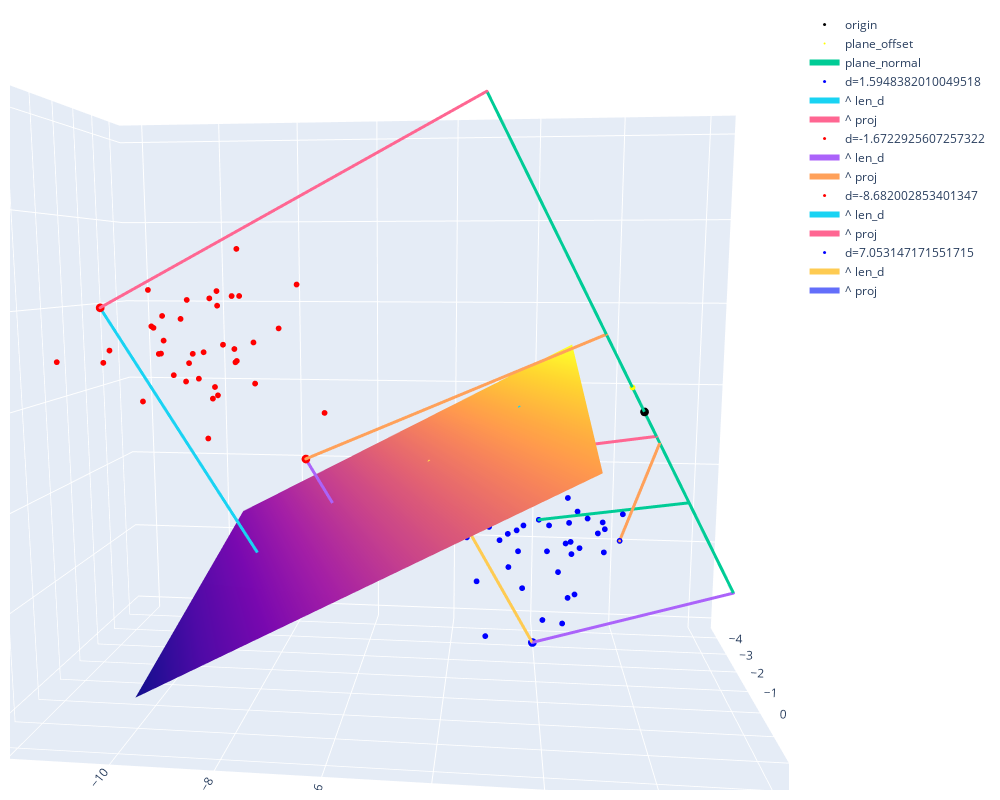

Source (notebook cell):
### Code cell
with ThreeDFigure() as fig: #trafo, back_trafo, swap_axes="xz"
    plane_offset = decision_plane.project([0,0,0]) #point where plane == plane.normal (plane doesn't need to go through [0,0,0])
    fig.add_markers([0,0,0], size=3, name="origin") #coordinate center
    fig.add_markers(plane_offset, name="plane_offset", color="yellow")
    fig.add_line(plane_offset+decision_plane.normal*minneg, plane_offset+decision_plane.normal*maxpos, name="plane_normal") 
    for point, side in zip(X, y):
        if trafo(point)[0] in [minneg, maxneg, minpos, maxpos]:
            fig.add_markers(point, color="blue" if side else "red", name="d="+str(trafo(point)[0]), size=3)
            fig.add_line(point, back_trafo([0, trafo(point)[1], trafo(point)[2]]), name="^ len_d",)            
            fig.add_line(point, ortho_projection_affine(point, decision_plane.normal), name="^ proj")
        else:
            fig.add_markers(point, color="blue" if side else "red", name=str(trafo(point)[0]), showlegend=False)
    xx, yy = make_meshgrid(minx=minx, miny=miny, maxx=maxx, maxy=maxy, margin=0.1)
    fig.add_surface(xx, yy, decision_plane.z) #decision hyperplane
    fig.add_sample_projections(X, decision_plane.normal, n_samples=3, showlegend=False)

### Figure 1 — Plotly figure (JSON) as saved in the notebook; plotly's stock layout.template omitted (floating-point values rounded to 4 significant figures; data arrays with more than 128 entries replaced by an {"elided": "..."} marker saying what was removed)
{"data": [{"marker": {"color": "black", "line": {"width": 0}, "size": 3}, "mode": "markers", "name": "origin", "type": "scatter3d", "x": [0], "y": [0], "z": [0]}, {"marker": {"color": "yellow", "line": {"width": 0}, "size": 2}, "mode": "markers", "name": "plane_offset", "type": "scatter3d", "x": [0.1046], "y": [-0.2674], "z": [0.5043]}, {"line": {"width": 6}, "marker": {"size": 1}, "name": "plane_normal", "type": "scatter3d", "x": [1.254, -0.8294], "y": [-3.208, 2.121], "z": [6.049, -4.0]}, {"marker": {"color": "blue", "line": {"width": 0}, "size": 2}, "mode": "markers", "name": "4.520023188449724", "showlegend": false, "type": "scatter3d", "x": [0.04201], "y": [-1.29], "z": [-3.848]}, {"marker": {"color": "blue", "line": {"width": 0}, "size": 3}, "mode": "markers", "name": "d=1.5948382010049518", "type": "scatter3d", "x": [-2.134], "y": [-1.905], "z": [-1.249]}, {"line": {"width": 6}, "marker": {"size": 1}, "name": "^ len_d", "type": "scatter3d", "x": [-2.134, -1.923], "y": [-1.905, -2.445], "z": [-1.249, -0.2301]}, {"line": {"width": 6}, "marker": {"size": 1}, "name": "^ proj", "type": "scatter3d", "x": [-2.134, -0.1066], "y": [-1.905, 0.2727], "z": [-1.249, -0.5142]}, {"marker": {"color": "blue", "line": {"width": 0}, "size": 2}, "mode": "markers", "name": "3.7300691127196957", "showlegend": false, "type": "scatter3d", "x": [-2.644], "y": [-2.291], "z": [-3.153]}, {"marker": {"color": "red", "line": {"width": 0}, "size": 2}, "mode": "markers", "name": "-5.7461348169214785", "showlegend": false, "type": "scatter3d", "x": [-1.84], "y": [-10.38], "z": [0.4023]}, {"marker": {"color": "red", "line": {"width": 0}, "size": 2}, "mode": "markers", "name": "-5.607594457911028", "showlegend": false, "type": "scatter3d", "x": [-1.616], "y": [-8.87], "z": [1.041]}, {"marker": {"color": "blue", "line": {"width": 0}, "size": 2}, "mode": "markers", "name": "2.4661681012892482", "showlegend": false, "type": "scatter3d", "x": [-1.608], "y": [-2.186], "z": [-2.244]}, {"marker": {"color": "blue", "line": {"width": 0}, "size": 2}, "mode": "markers", "name": "3.837687211394698", "showlegend": false, "type": "scatter3d", "x": [-1.723], "y": [-0.8964], "z": [-2.696]}, {"marker": {"color": "red", "line": {"width": 0}, "size": 2}, "mode": "markers", "name": "-3.8079088894978836", "showlegend": false, "type": "scatter3d", "x": [-0.7717], "y": [-9.265], "z": [-0.8654]}, {"marker": {"color": "blue", "line": {"width": 0}, "size": 2}, "mode": "markers", "name": "3.6737755631569775", "showlegend": false, "type": "scatter3d", "x": [-0.6713], "y": [-0.6319], "z": [-2.635]}, {"marker": {"color": "blue", "line": {"width": 0}, "size": 2}, "mode": "markers", "name": "3.4460343859268887", "showlegend": false, "type": "scatter3d", "x": [-1.598], "y": [-1.752], "z": [-2.844]}, {"marker": {"color": "red", "line": {"width": 0}, "size": 2}, "mode": "markers", "name": "-7.271758289060919", "showlegend": false, "type": "scatter3d", "x": [-1.876], "y": [-9.501], "z": [2.168]}, {"marker": {"color": "red", "line": {"width": 0}, "size": 2}, "mode": "markers", "name": "-6.020624994866978", "showlegend": false, "type": "scatter3d", "x": [1.305], "y": [-7.646], "z": [1.434]}, {"marker": {"color": "blue", "line": {"width": 0}, "size": 2}, "mode": "markers", "name": "3.4031853945352184", "showlegend": false, "type": "scatter3d", "x": [-0.5587], "y": [-2.654], "z": [-3.502]}, {"marker": {"color": "blue", "line": {"width": 0}, "size": 2}, "mode": "markers", "name": "3.49833052222182", "showlegend": false, "type": "scatter3d", "x": [-0.5371], "y": [-1.351], "z": [-2.896]}, {"marker": {"color": "blue", "line": {"width": 0}, "size": 2}, "mode": "markers", "name": "5.39942356448492", "showlegend": false, "type": "scatter3d", "x": [-2.428], "y": [-2.3], "z": [-4.615]}, {"marker": {"color": "red", "line": {"width": 0}, "size": 2}, "mode": "markers", "name": "-8.158316873882193", "showlegend": false, "type": "scatter3d", "x": [-2.189], "y": [-8.93], "z": [3.285]}, {"marker": {"color": "red", "line": {"width": 0}, "size": 2}, "mode": "markers", "name": "-7.365155216091425", "showlegend": false, "type": "scatter3d", "x": [-1.239], "y": [-10.6], "z": [1.532]}, {"marker": {"color": "red", "line": {"width": 0}, "size": 3}, "mode": "markers", "name": "d=-1.6722925607257322", "type": "scatter3d", "x": [-1.549], "y": [-7.25], "z": [-1.442]}, {"line": {"width": 6}, "marker": {"size": 1}, "name": "^ len_d", "type": "scatter3d", "x": [-1.549, -1.771], "y": [-7.25, -6.684], "z": [-1.442, -2.509]}, {"line": {"width": 6}, "marker": {"size": 1}, "name": "^ proj", "type": "scatter3d", "x": [-1.549, 0.326], "y": [-7.25, -0.8338], "z": [-1.442, 1.572]}, {"marker": {"color": "blue", "line": {"width": 0}, "size": 2}, "mode": "markers", "name": "3.1917948947222525", "showlegend": false, "type": "scatter3d", "x": [-1.658], "y": [-2.469], "z": [-2.997]}, {"marker": {"color": "red", "line": {"width": 0}, "size": 2}, "mode": "markers", "name": "-5.669719752491562", "showlegend": false, "type": "scatter3d", "x": [-0.7772], "y": [-10.73], "z": [-0.0647]}, {"marker": {"color": "blue", "line": {"width": 0}, "size": 2}, "mode": "markers", "name": "3.958598412977568", "showlegend": false, "type": "scatter3d", "x": [-0.2077], "y": [-0.6905], "z": [-3.003]}, {"marker": {"color": "red", "line": {"width": 0}, "size": 2}, "mode": "markers", "name": "-2.4474845200900743", "showlegend": false, "type": "scatter3d", "x": [-2.209], "y": [-6.931], "z": [-0.4799]}, {"marker": {"color": "red", "line": {"width": 0}, "size": 2}, "mode": "markers", "name": "-6.941137869735916", "showlegend": false, "type": "scatter3d", "x": [-2.109], "y": [-9.394], "z": [1.994]}, {"marker": {"color": "blue", "line": {"width": 0}, "size": 2}, "mode": "markers", "name": "4.784595740157508", "showlegend": false, "type": "scatter3d", "x": [-0.318], "y": [-1.401], "z": [-4.056]}, {"marker": {"color": "blue", "line": {"width": 0}, "size": 2}, "mode": "markers", "name": "3.3010364863426123", "showlegend": false, "type": "scatter3d", "x": [-1.762], "y": [-2.847], "z": [-3.268]}, {"marker": {"color": "red", "line": {"width": 0}, "size": 2}, "mode": "markers", "name": "-5.949907955088838", "showlegend": false, "type": "scatter3d", "x": [-1.699], "y": [-9.614], "z": [0.9537]}, {"marker": {"color": "red", "line": {"width": 0}, "size": 2}, "mode": "markers", "name": "-7.633641103929979", "showlegend": false, "type": "scatter3d", "x": [-0.8996], "y": [-9.699], "z": [2.167]}, {"marker": {"color": "red", "line": {"width": 0}, "size": 3}, "mode": "markers", "name": "d=-8.682002853401347", "type": "scatter3d", "x": [0.1266], "y": [-11.22], "z": [2.034]}, {"line": {"width": 6}, "marker": {"size": 1}, "name": "^ len_d", "type": "scatter3d", "x": [0.1266, -1.023], "y": [-11.22, -8.279], "z": [2.034, -3.511]}, {"line": {"width": 6}, "marker": {"size": 1}, "name": "^ proj", "type": "scatter3d", "x": [0.1266, 1.254], "y": [-11.22, -3.208], "z": [2.034, 6.049]}, {"marker": {"color": "blue", "line": {"width": 0}, "size": 2}, "mode": "markers", "name": "3.9210955133280536", "showlegend": false, "type": "scatter3d", "x": [-3.279], "y": [-1.228], "z": [-2.619]}, {"marker": {"color": "red", "line": {"width": 0}, "size": 2}, "mode": "markers", "name": "-7.6026248417199005", "showlegend": false, "type": "scatter3d", "x": [-0.5448], "y": [-10.13], "z": [1.836]}, {"marker": {"color": "red", "line": {"width": 0}, "size": 2}, "mode": "markers", "name": "-5.8216601934000485", "showlegend": false, "type": "scatter3d", "x": [-1.999], "y": [-10.06], "z": [0.6682]}, {"marker": {"color": "blue", "line": {"width": 0}, "size": 2}, "mode": "markers", "name": "4.245312051210442", "showlegend": false, "type": "scatter3d", "x": [-0.692], "y": [-1.589], "z": [-3.622]}, {"marker": {"color": "blue", "line": {"width": 0}, "size": 2}, "mode": "markers", "name": "5.02203742131239", "showlegend": false, "type": "scatter3d", "x": [-0.2605], "y": [-1.922], "z": [-4.544]}, {"marker": {"color": "blue", "line": {"width": 0}, "size": 2}, "mode": "markers", "name": "2.3568807096933533", "showlegend": false, "type": "scatter3d", "x": [-1.72], "y": [-1.741], "z": [-1.892]}, {"marker": {"color": "blue", "line": {"width": 0}, "size": 2}, "mode": "markers", "name": "2.0015448180335826", "showlegend": false, "type": "scatter3d", "x": [-0.5416], "y": [-2.586], "z": [-2.284]}, {"marker": {"color": "blue", "line": {"width": 0}, "size": 2}, "mode": "markers", "name": "5.15483781192825", "showlegend": false, "type": "scatter3d", "x": [-3.144], "y": [-1.262], "z": [-3.709]}, {"marker": {"color": "blue", "line": {"width": 0}, "size": 2}, "mode": "markers", "name": "1.8055692474365879", "showlegend": false, "type": "scatter3d", "x": [1.986], "y": [-0.6218], "z": [-1.601]}, {"marker": {"color": "red", "line": {"width": 0}, "size": 2}, "mode": "markers", "name": "-6.668973466538407", "showlegend": false, "type": "scatter3d", "x": [-0.7782], "y": [-10.33], "z": [0.9933]}, {"marker": {"color": "blue", "line": {"width": 0}, "size": 2}, "mode": "markers", "name": "4.968412671976391", "showlegend": false, "type": "scatter3d", "x": [-2.354], "y": [-1.001], "z": [-3.577]}, {"marker": {"color": "blue", "line": {"width": 0}, "size": 2}, "mode": "markers", "name": "2.6886741730627985", "showlegend": false, "type": "scatter3d", "x": [0.5324], "y": [-3.307], "z": [-3.47]}, {"marker": {"color": "blue", "line": {"width": 0}, "size": 2}, "mode": "markers", "name": "5.755544360298761", "showlegend": false, "type": "scatter3d", "x": [-0.7956], "y": [-1.466], "z": [-4.812]}, {"marker": {"color": "red", "line": {"width": 0}, "size": 2}, "mode": "markers", "name": "-7.372970083745641", "showlegend": false, "type": "scatter3d", "x": [-1.958], "y": [-10.92], "z": [1.518]}, {"marker": {"color": "red", "line": {"width": 0}, "size": 2}, "mode": "markers", "name": "-4.57069141942119", "showlegend": false, "type": "scatter3d", "x": [-0.8466], "y": [-8.203], "z": [0.3586]}, {"marker": {"color": "red", "line": {"width": 0}, "size": 2}, "mode": "markers", "name": "-7.430588339887033", "showlegend": false, "type": "scatter3d", "x": [-0.9541], "y": [-11.52], "z": [1.04]}, {"marker": {"color": "red", "line": {"width": 0}, "size": 2}, "mode": "markers", "name": "-7.419598425812105", "showlegend": false, "type": "scatter3d", "x": [-1.167], "y": [-9.111], "z": [2.353]}, {"marker": {"color": "red", "line": {"width": 0}, "size": 2}, "mode": "markers", "name": "-5.327551931360057", "showlegend": false, "type": "scatter3d", "x": [-1.619], "y": [-9.718], "z": [0.3556]}, {"marker": {"color": "blue", "line": {"width": 0}, "size": 2}, "mode": "markers", "name": "1.816850576500767", "showlegend": false, "type": "scatter3d", "x": [2.815], "y": [-0.7715], "z": [-1.862]}, {"marker": {"color": "red", "line": {"width": 0}, "size": 2}, "mode": "markers", "name": "-6.435046007729148", "showlegend": false, "type": "scatter3d", "x": [-2.468], "y": [-10.9], "z": [0.8398]}, {"marker": {"color": "blue", "line": {"width": 0}, "size": 2}, "mode": "markers", "name": "3.2707134231650223", "showlegend": false, "type": "scatter3d", "x": [-2.611], "y": [-3.618], "z": [-3.476]}, {"marker": {"color": "blue", "line": {"width": 0}, "size": 2}, "mode": "markers", "name": "4.721249958604409", "showlegend": false, "type": "scatter3d", "x": [-2.632], "y": [-0.4599], "z": [-3.023]}, {"marker": {"color": "blue", "line": {"width": 0}, "size": 2}, "mode": "markers", "name": "1.9401984827340872", "showlegend": false, "type": "scatter3d", "x": [-0.2737], "y": [-3.075], "z": [-2.547]}, {"marker": {"color": "red", "line": {"width": 0}, "size": 2}, "mode": "markers", "name": "-7.11230383797997", "showlegend": false, "type": "scatter3d", "x": [-0.8563], "y": [-8.682], "z": [2.256]}, {"marker": {"color": "blue", "line": {"width": 0}, "size": 2}, "mode": "markers", "name": "3.1372015343522968", "showlegend": false, "type": "scatter3d", "x": [0.5109], "y": [-1.412], "z": [-2.84]}, {"marker": {"color": "blue", "line": {"width": 0}, "size": 2}, "mode": "markers", "name": "4.509879808107183", "showlegend": false, "type": "scatter3d", "x": [-3.363], "y": [-0.9825], "z": [-2.97]}, {"marker": {"color": "red", "line": {"width": 0}, "size": 2}, "mode": "markers", "name": "-5.1700756707264865", "showlegend": false, "type": "scatter3d", "x": [-3.624], "y": [-8.32], "z": [1.379]}, {"marker": {"color": "red", "line": {"width": 0}, "size": 2}, "mode": "markers", "name": "-5.996531929298778", "showlegend": false, "type": "scatter3d", "x": [-0.8982], "y": [-8.915], "z": [1.197]}, {"marker": {"color": "red", "line": {"width": 0}, "size": 2}, "mode": "markers", "name": "-8.40240868932296", "showlegend": false, "type": "scatter3d", "x": [-1.684], "y": [-10.87], "z": [2.36]}, {"marker": {"color": "blue", "line": {"width": 0}, "size": 2}, "mode": "markers", "name": "1.6149046980918074", "showlegend": false, "type": "scatter3d", "x": [-0.1757], "y": [-1.867], "z": [-1.651]}, {"marker": {"color": "red", "line": {"width": 0}, "size": 2}, "mode": "markers", "name": "-7.2380539086538045", "showlegend": false, "type": "scatter3d", "x": [-0.585], "y": [-11.51], "z": [0.8038]}, {"marker": {"color": "red", "line": {"width": 0}, "size": 2}, "mode": "markers", "name": "-5.112324934209599", "showlegend": false, "type": "scatter3d", "x": [-2.302], "y": [-9.049], "z": [0.6697]}, {"marker": {"color": "red", "line": {"width": 0}, "size": 2}, "mode": "markers", "name": "-7.019765144742361", "showlegend": false, "type": "scatter3d", "x": [-0.06222], "y": [-9.943], "z": [1.344]}, {"marker": {"color": "blue", "line": {"width": 0}, "size": 2}, "mode": "markers", "name": "3.768928037806781", "showlegend": false, "type": "scatter3d", "x": [-0.7792], "y": [-0.7632], "z": [-2.763]}, {"marker": {"color": "blue", "line": {"width": 0}, "size": 2}, "mode": "markers", "name": "2.3337324706993128", "showlegend": false, "type": "scatter3d", "x": [-1.741], "y": [-2.848], "z": [-2.455]}, {"marker": {"color": "blue", "line": {"width": 0}, "size": 2}, "mode": "markers", "name": "3.7904984964329858", "showlegend": false, "type": "scatter3d", "x": [-1.847], "y": [-1.293], "z": [-2.841]}, {"marker": {"color": "red", "line": {"width": 0}, "size": 2}, "mode": "markers", "name": "-4.582068087013345", "showlegend": false, "type": "scatter3d", "x": [-1.662], "y": [-9.415], "z": [-0.1055]}, {"marker": {"color": "blue", "line": {"width": 0}, "size": 2}, "mode": "markers", "name": "5.070665300306688", "showlegend": false, "type": "scatter3d", "x": [-3.058], "y": [-1.707], "z": [-3.891]}, {"marker": {"color": "red", "line": {"width": 0}, "size": 2}, "mode": "markers", "name": "-4.648084624817113", "showlegend": false, "type": "scatter3d", "x": [-1.437], "y": [-9.225], "z": [0.004471]}, {"marker": {"color": "red", "line": {"width": 0}, "size": 2}, "mode": "markers", "name": "-7.9645537407313585", "showlegend": false, "type": "scatter3d", "x": [0.3044], "y": [-12.14], "z": [0.9018]}, {"marker": {"color": "red", "line": {"width": 0}, "size": 2}, "mode": "markers", "name": "-6.208403688481661", "showlegend": false, "type": "scatter3d", "x": [-3.148], "y": [-7.75], "z": [2.461]}, {"marker": {"color": "red", "line": {"width": 0}, "size": 2}, "mode": "markers", "name": "-4.789166209605559", "showlegend": false, "type": "scatter3d", "x": [-2.028], "y": [-9.472], "z": [0.1151]}, {"marker": {"color": "red", "line": {"width": 0}, "size": 2}, "mode": "markers", "name": "-5.107546655604291", "showlegend": false, "type": "scatter3d", "x": [-2.413], "y": [-9.048], "z": [0.6892]}, {"marker": {"color": "red", "line": {"width": 0}, "size": 2}, "mode": "markers", "name": "-5.446876612507658", "showlegend": false, "type": "scatter3d", "x": [-1.556], "y": [-9.998], "z": [0.2947]}, {"marker": {"color": "blue", "line": {"width": 0}, "size": 2}, "mode": "markers", "name": "3.4883934900440217", "showlegend": false, "type": "scatter3d", "x": [-1.172], "y": [-2.439], "z": [-3.333]}, {"marker": {"color": "blue", "line": {"width": 0}, "size": 2}, "mode": "markers", "name": "5.675131604989928", "showlegend": false, "type": "scatter3d", "x": [-1.545], "y": [-3.139], "z": [-5.476]}, {"marker": {"color": "red", "line": {"width": 0}, "size": 2}, "mode": "markers", "name": "-6.956421339522069", "showlegend": false, "type": "scatter3d", "x": [-1.357], "y": [-8.657], "z": [2.241]}, {"marker": {"color": "red", "line": {"width": 0}, "size": 2}, "mode": "markers", "name": "-6.0706034092483545", "showlegend": false, "type": "scatter3d", "x": [-1.661], "y": [-9.857], "z": [0.9188]}, {"marker": {"color": "red", "line": {"width": 0}, "size": 2}, "mode": "markers", "name": "-7.2577976440757554", "showlegend": false, "type": "scatter3d", "x": [-0.7377], "y": [-9.795], "z": [1.764]}, {"marker": {"color": "blue", "line": {"width": 0}, "size": 2}, "mode": "markers", "name": "3.840325264794541", "showlegend": false, "type": "scatter3d", "x": [-2.747], "y": [-1.931], "z": [-3.034]}, {"marker": {"color": "blue", "line": {"width": 0}, "size": 2}, "mode": "markers", "name": "2.440284714681518", "showlegend": false, "type": "scatter3d", "x": [-0.424], "y": [-2.68], "z": [-2.729]}, {"marker": {"color": "blue", "line": {"width": 0}, "size": 3}, "mode": "markers", "name": "d=7.053147171551715", "type": "scatter3d", "x": [-2.317], "y": [-2.041], "z": [-5.899]}, {"line": {"width": 6}, "marker": {"size": 1}, "name": "^ len_d", "type": "scatter3d", "x": [-2.317, -1.383], "y": [-2.041, -4.43], "z": [-5.899, -1.394]}, {"line": {"width": 6}, "marker": {"size": 1}, "name": "^ proj", "type": "scatter3d", "x": [-2.317, -0.8294], "y": [-2.041, 2.121], "z": [-5.899, -4.0]}, {"showlegend": false, "showscale": false, "type": "surface", "x": {"elided": "30x30 float values"}, "y": {"elided": "30x30 float values"}, "z": {"elided": "30x30 float values"}}, {"line": {"width": 6}, "marker": {"size": 1}, "showlegend": false, "type": "scatter3d", "x": [-2.747, -0.404], "y": [-1.931, 1.033], "z": [-3.034, -1.948]}, {"line": {"width": 6}, "marker": {"size": 1}, "showlegend": false, "type": "scatter3d", "x": [-2.317, -0.8294], "y": [-2.041, 2.121], "z": [-5.899, -4.0]}, {"line": {"width": 6}, "marker": {"size": 1}, "showlegend": false, "type": "scatter3d", "x": [2.815, -0.136], "y": [-0.7715, 0.3479], "z": [-1.862, -0.656]}], "layout": {"autosize": true, "height": 800, "margin": {"b": 10, "l": 10, "pad": 4, "r": 10, "t": 10}, "paper_bgcolor": "White", "scene": {"aspectmode": "data", "aspectratio": {"x": 0.695, "y": 1.311, "z": 1.098}, "camera": {"center": {"x": 0, "y": 0, "z": 0}, "eye": {"x": 1.705, "y": 0.1822, "z": 0.2442}, "projection": {"type": "perspective"}, "up": {"x": 0, "y": 0, "z": 1}}}, "width": 1000}}
